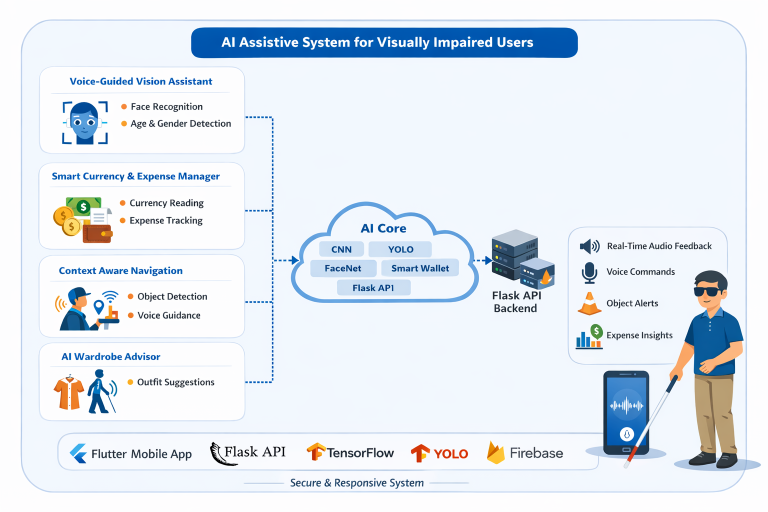
#> input picture Architechtural daigram.png, 1536 x 1024 px (shown at 1/2 size)
$ python -i ocr_service.py   (imports and definitions only)
#> lines starting #> are read from the running program, lines starting #| are printed output that depends on the picture
#> further down, picture is the input picture: shape (1024, 1536, 3); mean B, G, R 241.5, 233.6, 226.1
# ============================================================================
# FILE: app/services/ocr_service.py
# OCR text extraction with multiple enhancement methods
# ============================================================================

"""
OCR Service - Text Extraction from Images
Uses Tesseract with multiple preprocessing techniques for maximum accuracy
"""

import cv2
import pytesseract
import numpy as np
from PIL import Image
import re
from typing import List, Dict, Tuple
from config.settings import OCR_CONFIG

# ============================================================================
# IMAGE ENHANCEMENT
# ============================================================================

class ImageEnhancer:
    """Advanced image preprocessing for better OCR accuracy"""

    # [28 lines left out: functions analyze_image, denoise, not called in this run]

    @staticmethod
    def enhance_contrast(image: np.ndarray) -> np.ndarray:
        """Enhance image contrast using CLAHE"""
        if len(image.shape) == 3:
            lab = cv2.cvtColor(image, cv2.COLOR_BGR2LAB)
#> lab: shape (1024, 1536, 3); mean of channels 0, 1, 2 235, 128.3, 123.3
            l, a, b = cv2.split(lab)
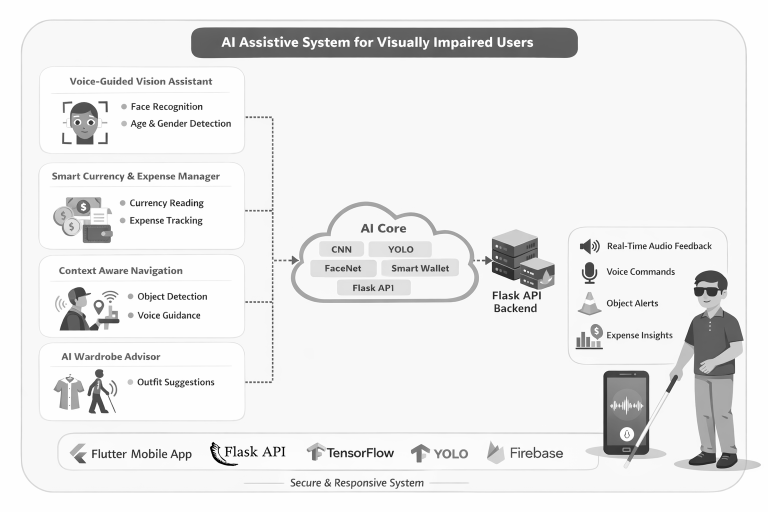
#> l: shape (1024, 1536) (shown at 1/2 size); min 0, max 255, mean 235
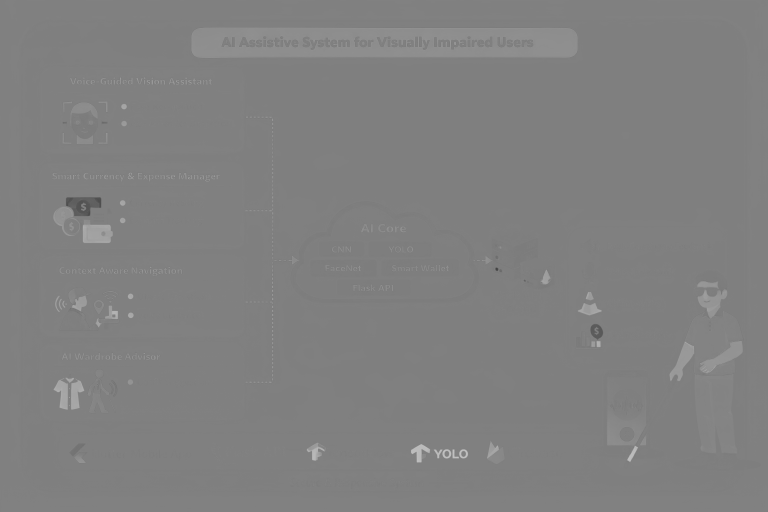
#> a: shape (1024, 1536) (shown at 1/2 size); min 66, max 197, mean 128.3
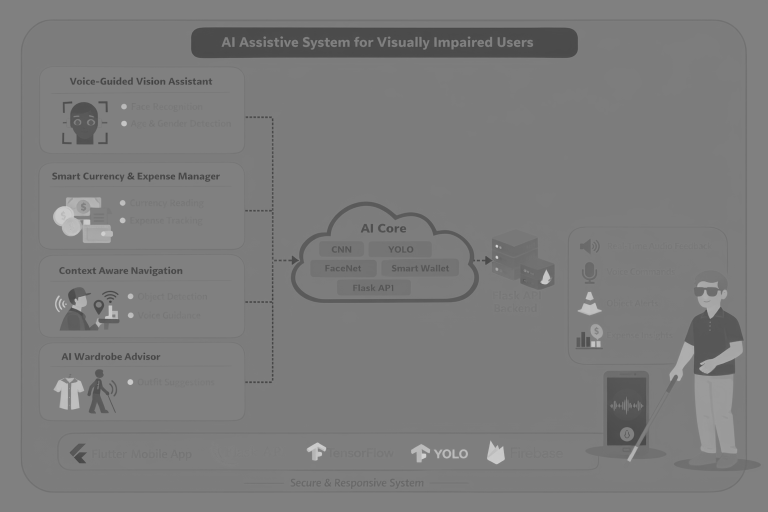
#> b: shape (1024, 1536) (shown at 1/2 size); min 57, max 217, mean 123.3
        else:
            l = image
            a = b = None

        # Apply CLAHE (Contrast Limited Adaptive Histogram Equalization)
        clahe = cv2.createCLAHE(clipLimit=3.0, tileGridSize=(8, 8))
        l = clahe.apply(l)

        # Merge back
        if a is not None and b is not None:
            lab = cv2.merge([l, a, b])
#> lab: shape (1024, 1536, 3); mean of channels 0, 1, 2 229.1, 128.3, 123.3
            return cv2.cvtColor(lab, cv2.COLOR_LAB2BGR)
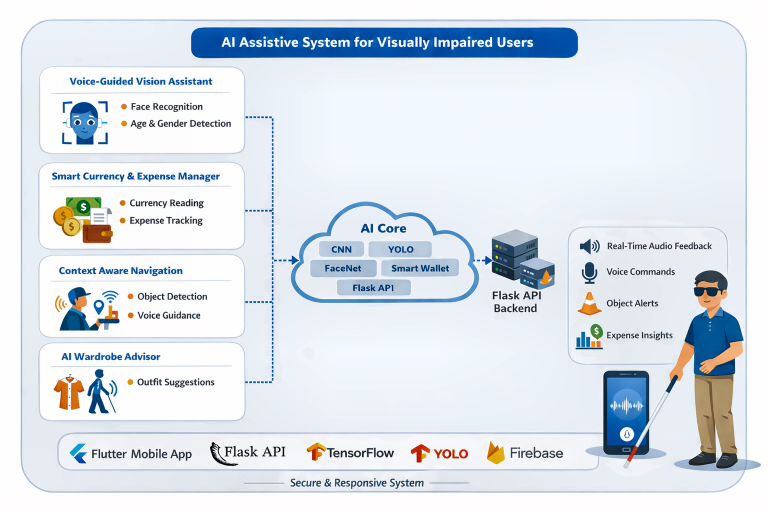
#> returned value: shape (1024, 1536, 3) (shown at 1/2 size); mean B, G, R 235.2, 227.4, 219.9
        else:
            return l

    # [84 lines left out: functions sharpen, binarize, full_pipeline, not called in this run]

# ============================================================================
# OCR ENGINE
# ============================================================================

class OCREngine:
    """Main OCR extraction engine with multiple methods"""

    # [154 lines left out: functions extract_text, _extract_with_psm, _score_quality, not called in this run]

# ============================================================================
# REALTIME OCR (FOR READER MODE)
# ============================================================================

class RealtimeOCR:
    """Optimized OCR for real-time text detection and reading"""

    # [137 lines left out: functions quick_extract, detect_regions, _clean_text, not called in this run]

>>> import cv2
>>> picture = cv2.imread('../../Architechtural daigram.png')
>>> result = ImageEnhancer().enhance_contrast(picture)
